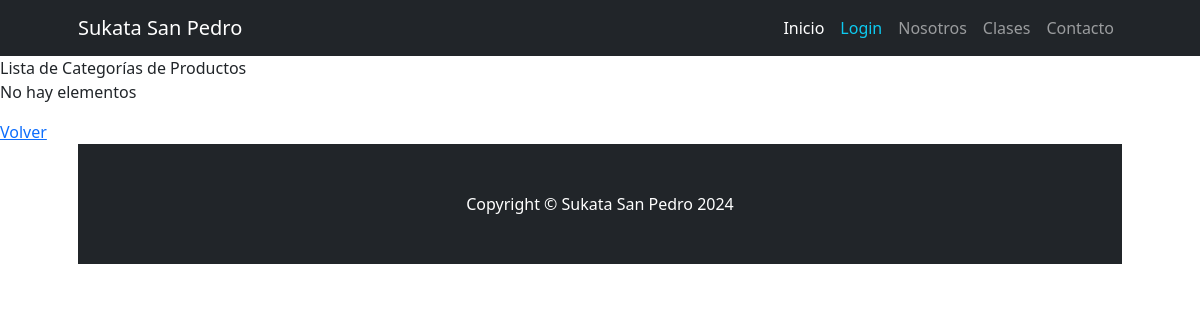
/producto/productocategoria/list/, run on an earlier commit of the app's database.
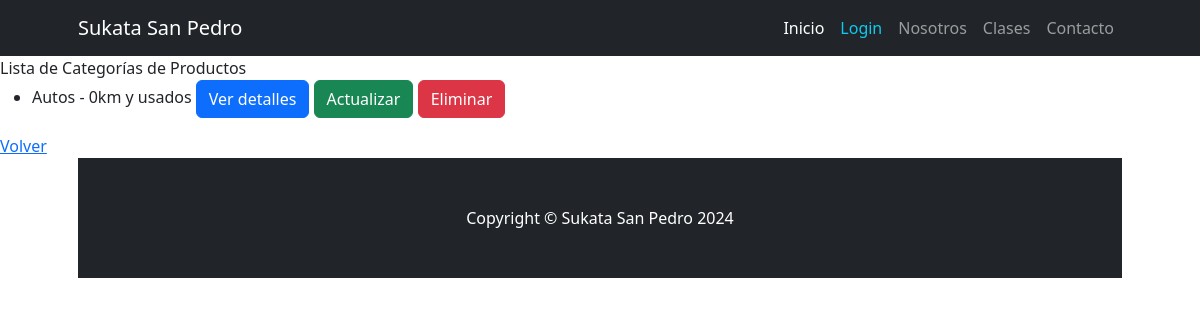
And on a later commit of the database.
### apps/producto/models.py (models this page shows, shortened)
class ProductoCategoria(models.Model):
    nombre = models.CharField(max_length=50, unique=True)
    descripcion = models.CharField(max_length=100, null=True, blank=True, verbose_name="Descripción")

### apps/producto/views.py (the view)
# urls.py: path("productocategoria/list/", views.ProductoCategoriaList.as_view(), name="productocategoria_list"),
class ProductoCategoriaList(ListView):
    model = models.ProductoCategoria

### apps/producto/templates/producto/productocategoria_list.html
{% extends 'producto/index.html' %}
{% block INDEX_TITULO %}
    Lista de Categorías de Productos
{% endblock INDEX_TITULO %}
{% block INDEX_CONTENIDO %}
    {% if object_list %}
        <ul>
            {% for object in object_list %}
                <li>
                    {{ object.nombre }} - {{ object.descripcion }}
                    <a href="{% url 'producto:productocategoria_detail' object.id %}" class="btn btn-primary">Ver detalles</a>
                    <a href="{% url 'producto:productocategoria_update' object.id %}" class="btn btn-success">Actualizar</a>
                    <a href="{% url 'producto:productocategoria_delete' object.id %}" class="btn btn-danger">Eliminar</a>
                </li>
            {% endfor %}
        </ul>
    {% else %}
        <p>No hay elementos</p>
    {% endif %}
    <a href="{% url 'Home:home' %}">Volver</a>
{% endblock INDEX_CONTENIDO %}

What changed in the data, as far as the page shows it:
added ProductoCategoria: nombre "Autos", descripcion "0km y usados"
Also different on the page:
text no longer shown: "No hay elementos"
